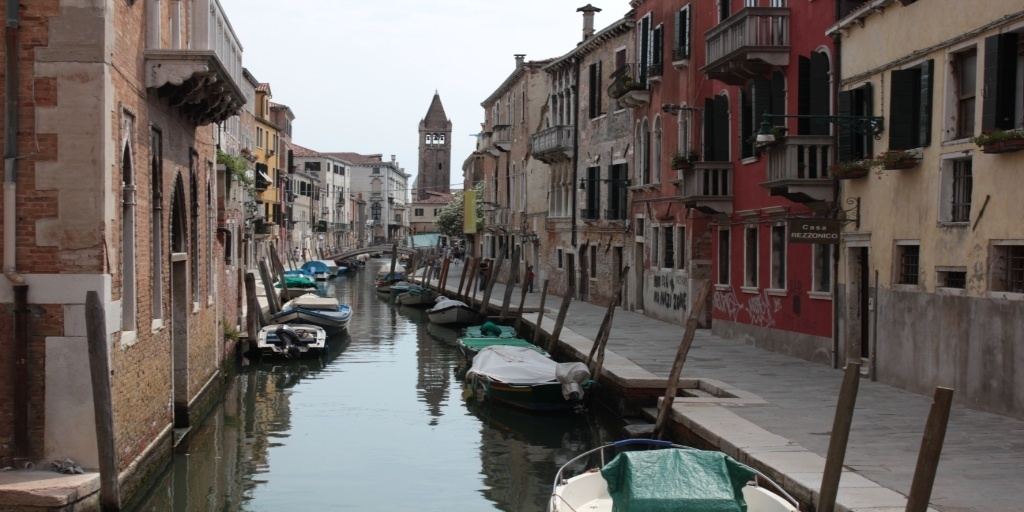
#> input picture codebase/Exposure Fusion/WHY/data/venice_canal_exp_0.jpg, 1024 x 512 px; its folder holds 3 pictures in this run
$ python NaiveEF.py   (older library calls are emulated)
#> lines starting #> are read from the running program, lines starting #| are printed output that depends on the picture
import cv2
import numpy as np
np.seterr(divide='ignore',invalid='ignore')
Pic=[]
PicGray=[]
C=[]
S=[]
E=[]
W=[]
for i in range(3):
    Pic.append(cv2.imread('data/venice_canal_exp_{}.jpg'.format(i)))
    PicGray.append(cv2.imread('data/venice_canal_exp_{}.jpg'.format(i),0))
    GrayLap=cv2.Laplacian(PicGray[i],cv2.CV_16S,ksize=3)
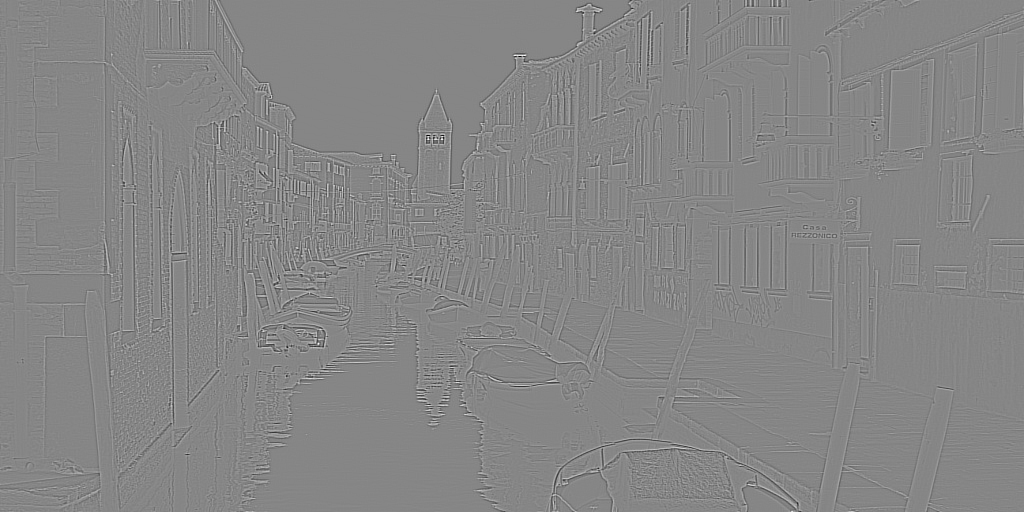
#> GrayLap: shape (512, 1024) int16; min -1056, max 950, mean 0; drawn with min black and max white
    C.append(cv2.convertScaleAbs(GrayLap))
    B=Pic[i][:,:,0]
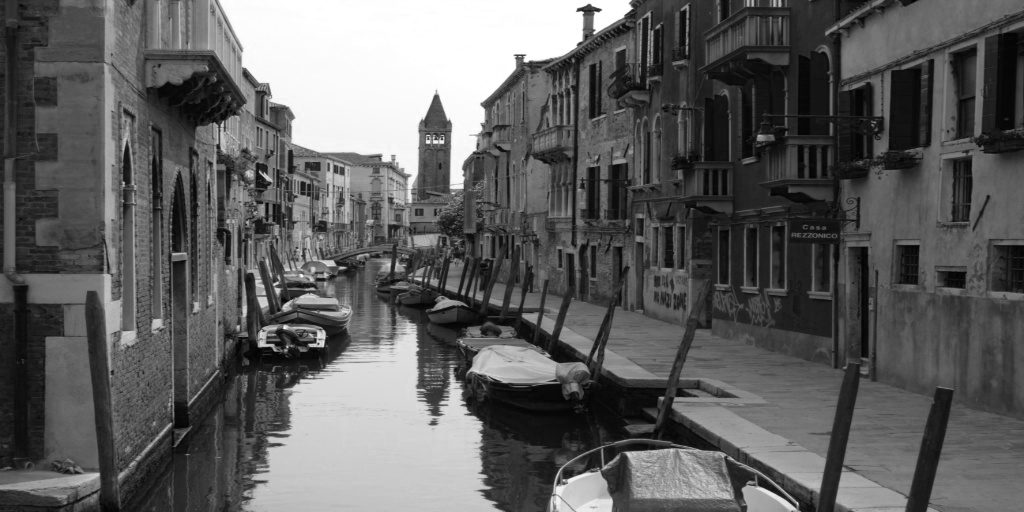
#> B: shape (512, 1024); min 0, max 255, mean 94.6
    R=Pic[i][:,:,1]
    G=Pic[i][:,:,2]
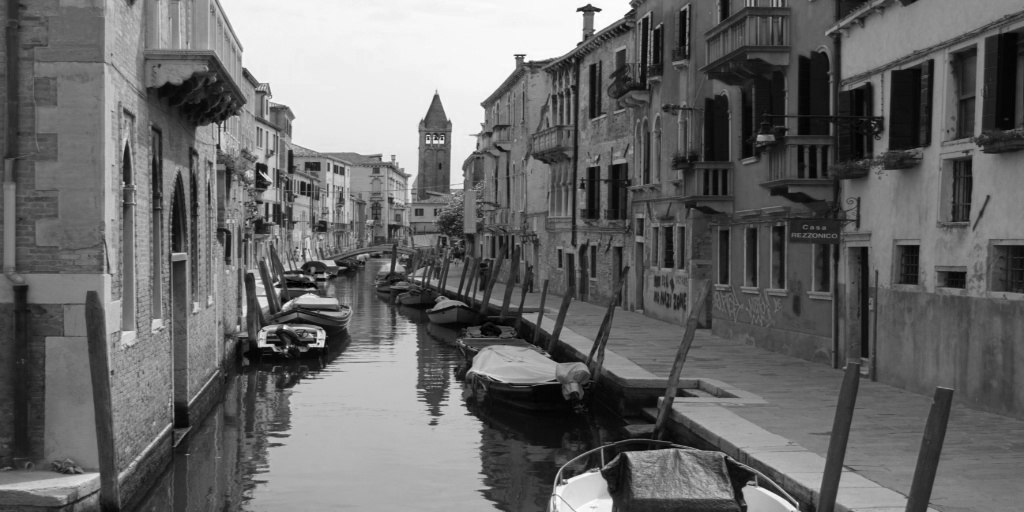
#> G: shape (512, 1024); min 0, max 255, mean 104.9
    Mean=(R+G+B)/3
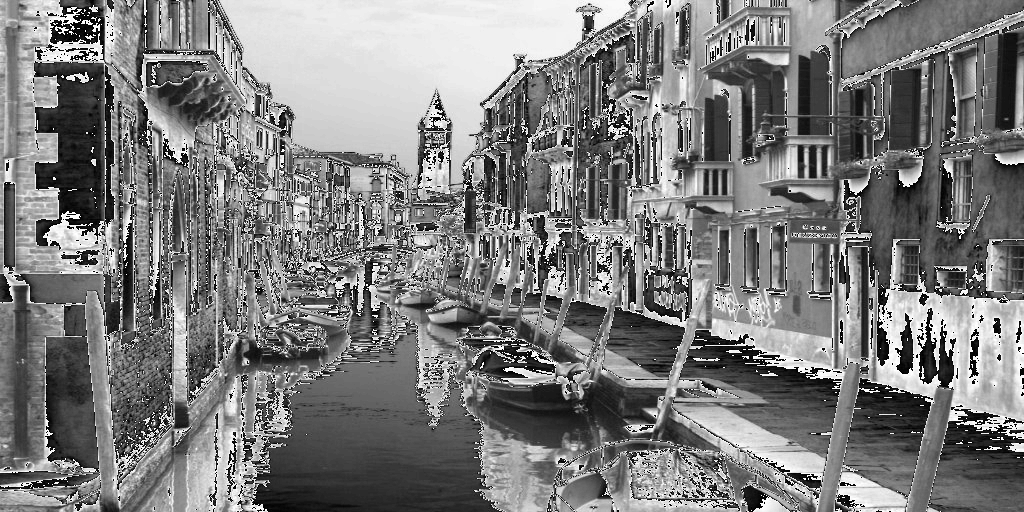
#> Mean: shape (512, 1024) float64; min 0, max 85, mean 41.5; drawn with min black and max white
    S.append(np.sqrt(((R-Mean)**2+(G-Mean)**2+(B-Mean)**2)/3))
    HSV=cv2.cvtColor(Pic[i],cv2.COLOR_BGR2HSV)
#> HSV: shape (512, 1024, 3); mean H, S, V 42.3, 48.8, 108.3
    E.append(np.exp(-((HSV[:,:,2]/256-0.5)**2)/0.08))
    W.append((C[i]**0.5)*(S[i]**0.5)*E[i])
#> pass 2 of the loop `for i in range(3):`:
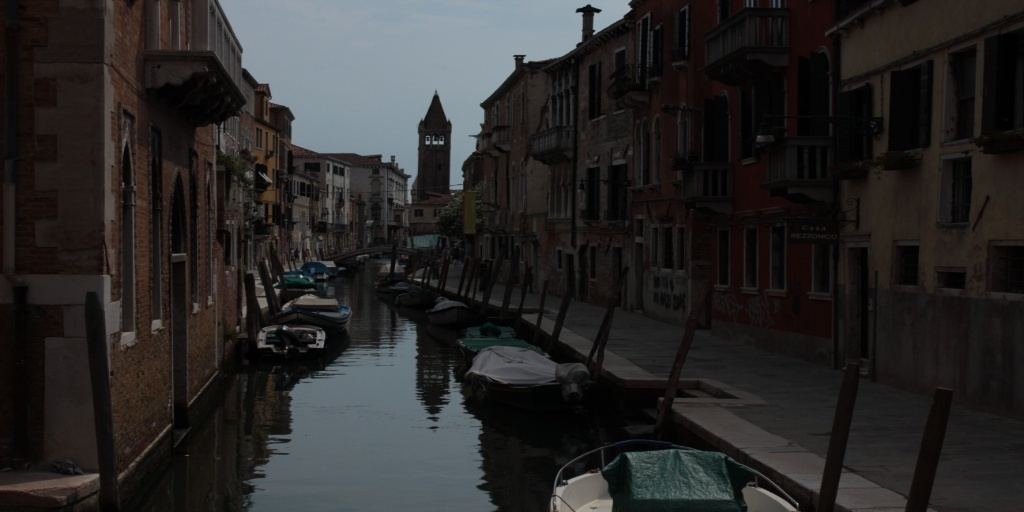
#> input picture codebase/Exposure Fusion/WHY/data/venice_canal_exp_1.jpg, 1024 x 512 px
#> `GrayLap=cv2.Laplacian(PicGray[i],cv2.CV_16S,ksize=3)`:
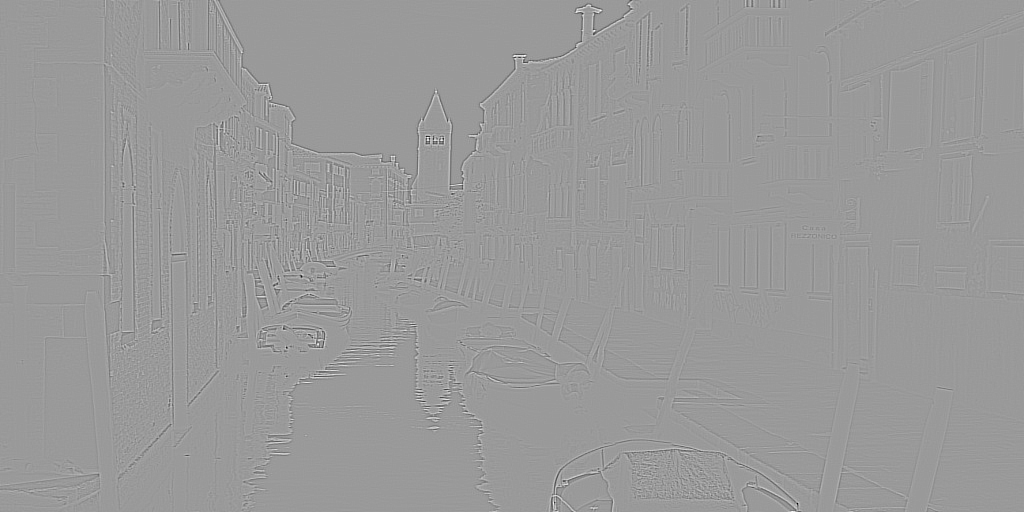
#> GrayLap: shape (512, 1024) int16; min -884, max 580, mean 0; drawn with min black and max white
#> `Mean=(R+G+B)/3`:
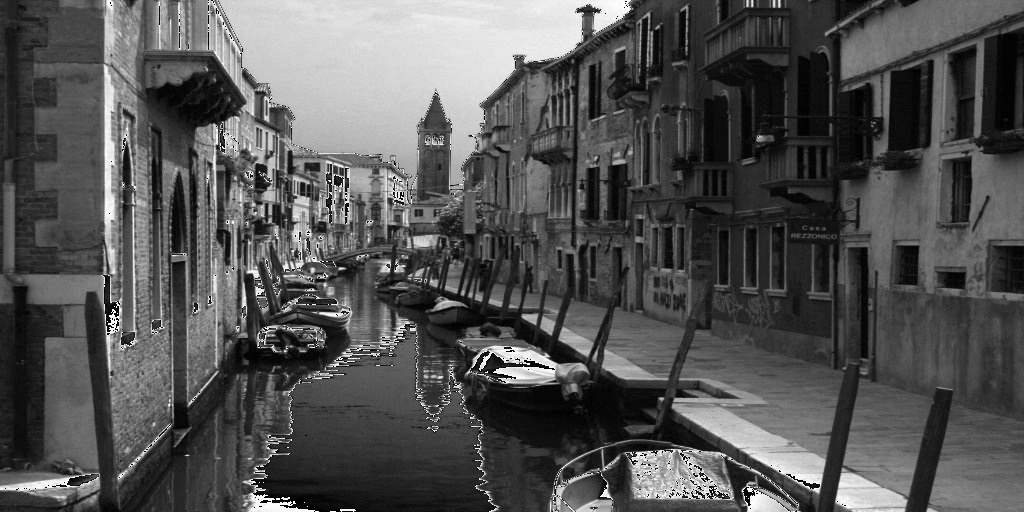
#> Mean: shape (512, 1024) float64; min 0, max 85, mean 27.8; drawn with min black and max white
#> HSV: shape (512, 1024, 3); mean H, S, V 38.2, 59, 44.6
#> pass 3 of the loop `for i in range(3):`:
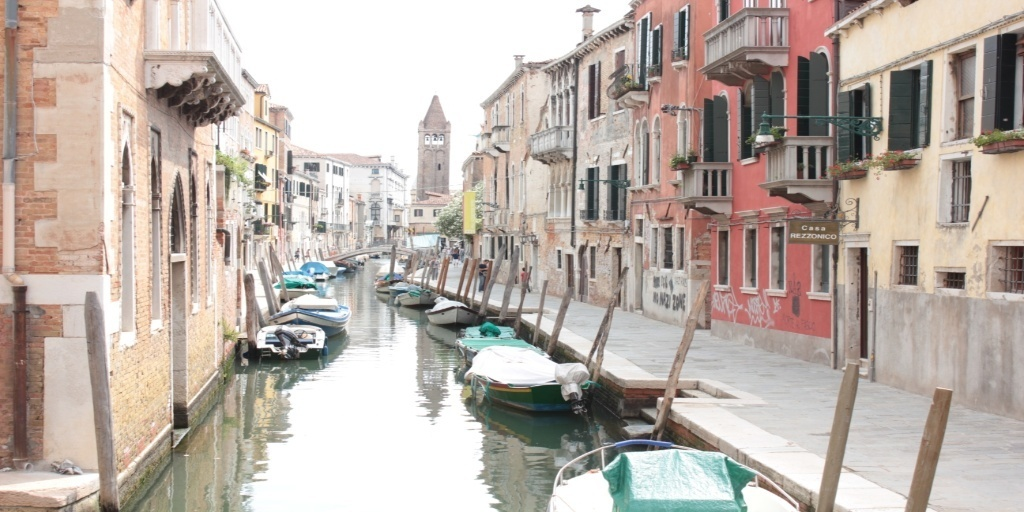
#> input picture codebase/Exposure Fusion/WHY/data/venice_canal_exp_2.jpg, 1024 x 512 px
#> `GrayLap=cv2.Laplacian(PicGray[i],cv2.CV_16S,ksize=3)`:
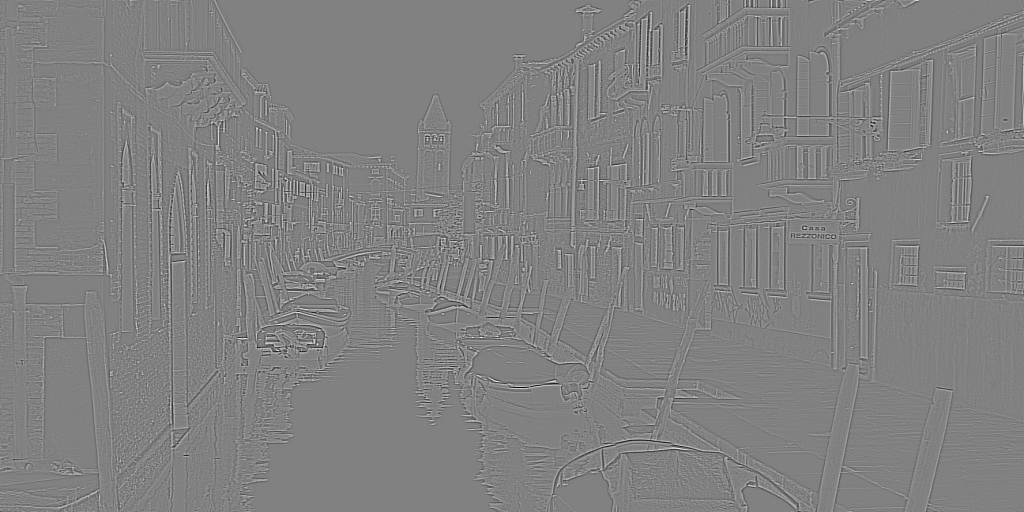
#> GrayLap: shape (512, 1024) int16; min -946, max 920, mean 0; drawn with min black and max white
#> `Mean=(R+G+B)/3`:
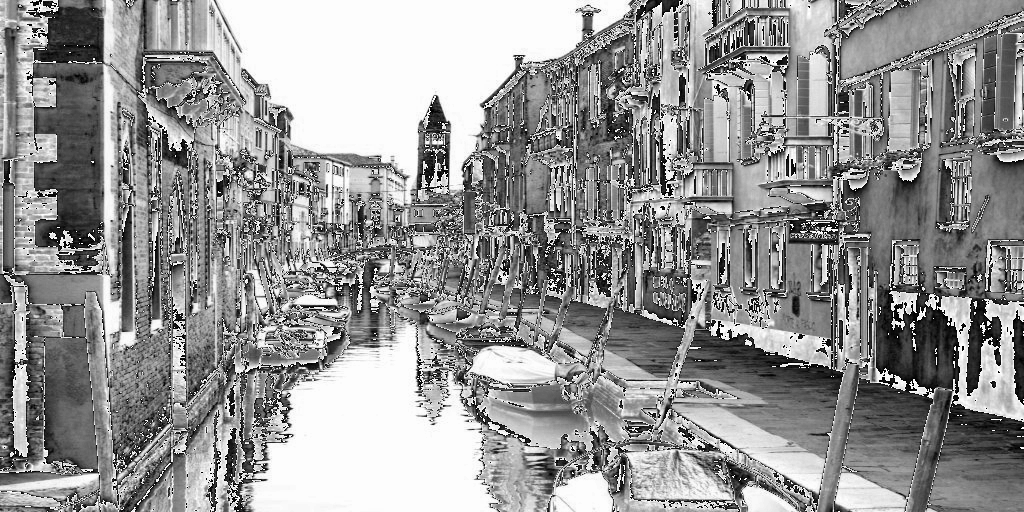
#> Mean: shape (512, 1024) float64; min 0, max 85, mean 49.3; drawn with min black and max white
#> HSV: shape (512, 1024, 3); mean H, S, V 25.7, 32.8, 188.7
WSum=W[0]+W[1]+W[2]
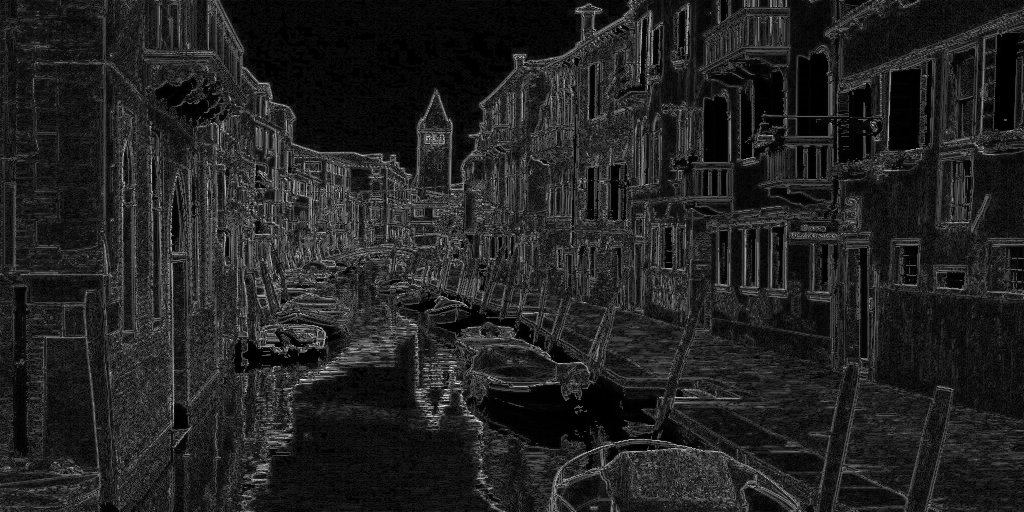
#> WSum: shape (512, 1024) float64; min 0, max 416.7, mean 56.3; drawn with min black and max white
R=np.zeros([512,1024,3])
for i in range(3):
    for j in range(3):
        R[:,:,j]=R[:,:,j]+((W[i]/WSum)*Pic[i][:,:,j])
#> R: shape (512, 1024, 3) float64; 1.52% of the values are NaN or infinite; the others: min 0, max 255, mean 127.9
cv2.imwrite('out/NainveEF_Output.jpg',R)
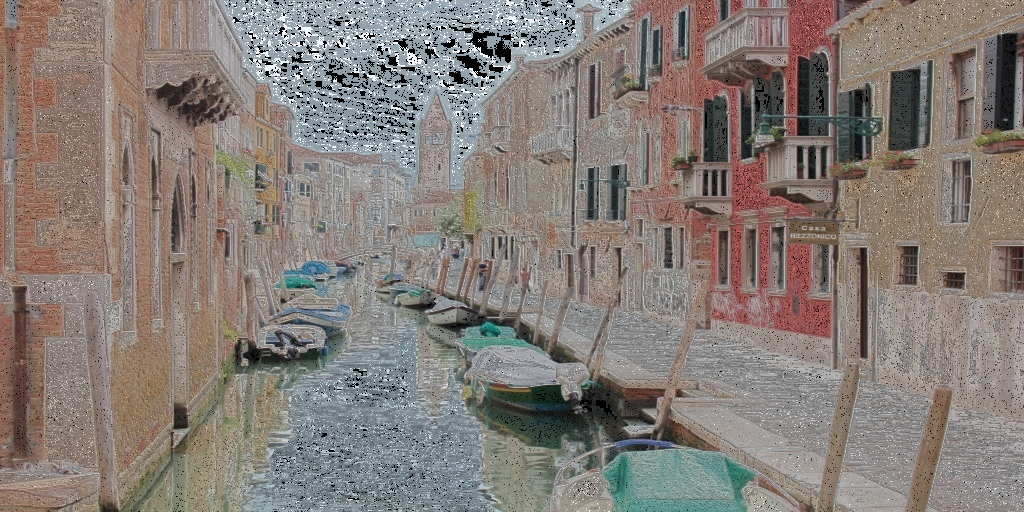
#> saved as NainveEF_Output.jpg: shape (512, 1024, 3); mean B, G, R 119.5, 125, 133.4
